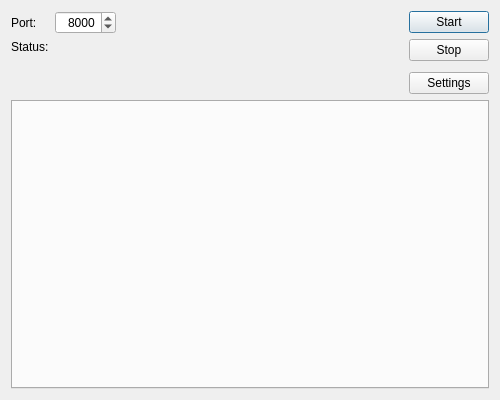
<?xml version="1.0" encoding="UTF-8"?>
<ui version="4.0">
 <class>ServeDialog</class>
 <widget class="QDialog" name="ServeDialog">
  <property name="geometry">
   <rect>
    <x>0</x>
    <y>0</y>
    <width>500</width>
    <height>400</height>
   </rect>
  </property>
  <property name="windowTitle">
   <string>Web Server</string>
  </property>
  <layout class="QVBoxLayout" name="dialog_layout" stretch="0,1">
   <item>
    <layout class="QHBoxLayout" name="top_layout" stretch="1,0">
     <item>
      <layout class="QFormLayout" name="opts_layout">
       <property name="fieldGrowthPolicy">
        <enum>QFormLayout::ExpandingFieldsGrow</enum>
       </property>
       <item row="0" column="0">
        <widget class="QLabel" name="port_label">
         <property name="text">
          <string>Port:</string>
         </property>
         <property name="buddy">
          <cstring>port_edit</cstring>
         </property>
        </widget>
       </item>
       <item row="0" column="1">
        <widget class="QSpinBox" name="port_edit">
         <property name="alignment">
          <set>Qt::AlignRight|Qt::AlignTrailing|Qt::AlignVCenter</set>
         </property>
         <property name="minimum">
          <number>1</number>
         </property>
         <property name="maximum">
          <number>65535</number>
         </property>
         <property name="value">
          <number>8000</number>
         </property>
        </widget>
       </item>
       <item row="1" column="0">
        <widget class="QLabel" name="status_label">
         <property name="text">
          <string>Status:</string>
         </property>
        </widget>
       </item>
       <item row="1" column="1">
        <widget class="QLabel" name="status_edit">
         <property name="sizePolicy">
          <sizepolicy hsizetype="Expanding" vsizetype="Preferred">
           <horstretch>0</horstretch>
           <verstretch>0</verstretch>
          </sizepolicy>
         </property>
         <property name="text">
          <string/>
         </property>
         <property name="textFormat">
          <enum>Qt::RichText</enum>
         </property>
         <property name="openExternalLinks">
          <bool>true</bool>
         </property>
        </widget>
       </item>
      </layout>
     </item>
     <item>
      <layout class="QVBoxLayout" name="actions_layout">
       <item>
        <widget class="QPushButton" name="start_button">
         <property name="text">
          <string>Start</string>
         </property>
         <property name="default">
          <bool>true</bool>
         </property>
        </widget>
       </item>
       <item>
        <widget class="QPushButton" name="stop_button">
         <property name="text">
          <string>Stop</string>
         </property>
         <property name="autoDefault">
          <bool>false</bool>
         </property>
        </widget>
       </item>
       <item>
        <spacer name="actions_spacer">
         <property name="orientation">
          <enum>Qt::Vertical</enum>
         </property>
         <property name="sizeType">
          <enum>QSizePolicy::Expanding</enum>
         </property>
         <property name="sizeHint" stdset="0">
          <size>
           <width>0</width>
           <height>5</height>
          </size>
         </property>
        </spacer>
       </item>
       <item>
        <widget class="QPushButton" name="settings_button">
         <property name="text">
          <string>Settings</string>
         </property>
         <property name="autoDefault">
          <bool>false</bool>
         </property>
        </widget>
       </item>
      </layout>
     </item>
    </layout>
   </item>
   <item>
    <widget class="QTabWidget" name="details_tabs">
     <property name="currentIndex">
      <number>-1</number>
     </property>
    </widget>
   </item>
  </layout>
 </widget>
 <tabstops>
  <tabstop>port_edit</tabstop>
  <tabstop>start_button</tabstop>
  <tabstop>stop_button</tabstop>
  <tabstop>settings_button</tabstop>
  <tabstop>details_tabs</tabstop>
 </tabstops>
 <resources/>
 <connections/>
</ui>
